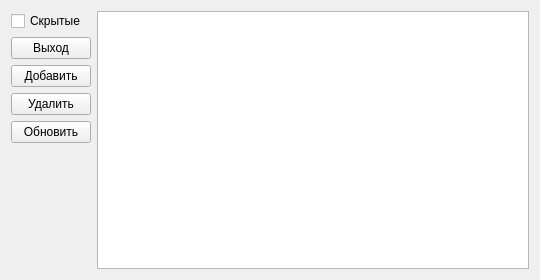
<?xml version="1.0" encoding="UTF-8"?>
<ui version="4.0">
 <class>MainWindow</class>
 <widget class="QMainWindow" name="MainWindow">
  <property name="geometry">
   <rect>
    <x>0</x>
    <y>0</y>
    <width>540</width>
    <height>280</height>
   </rect>
  </property>
  <property name="windowTitle">
   <string>lab04</string>
  </property>
  <property name="autoFillBackground">
   <bool>false</bool>
  </property>
  <widget class="QWidget" name="centralWidget">
   <layout class="QGridLayout" name="gridLayout">
    <item row="4" column="1">
     <widget class="QPushButton" name="pushButton_2">
      <property name="text">
       <string>Удалить</string>
      </property>
     </widget>
    </item>
    <item row="1" column="2" rowspan="6">
     <widget class="QTableView" name="tableView"/>
    </item>
    <item row="5" column="1">
     <widget class="QPushButton" name="pushButton_3">
      <property name="text">
       <string>Обновить</string>
      </property>
     </widget>
    </item>
    <item row="1" column="1">
     <widget class="QCheckBox" name="checkBox">
      <property name="autoFillBackground">
       <bool>false</bool>
      </property>
      <property name="text">
       <string>Скрытые</string>
      </property>
     </widget>
    </item>
    <item row="2" column="1">
     <widget class="QPushButton" name="btnexit">
      <property name="text">
       <string>Выход</string>
      </property>
     </widget>
    </item>
    <item row="3" column="1">
     <widget class="QPushButton" name="pushButton">
      <property name="text">
       <string>Добавить</string>
      </property>
     </widget>
    </item>
   </layout>
  </widget>
 </widget>
 <layoutdefault spacing="6" margin="11"/>
 <resources/>
 <connections/>
</ui>
